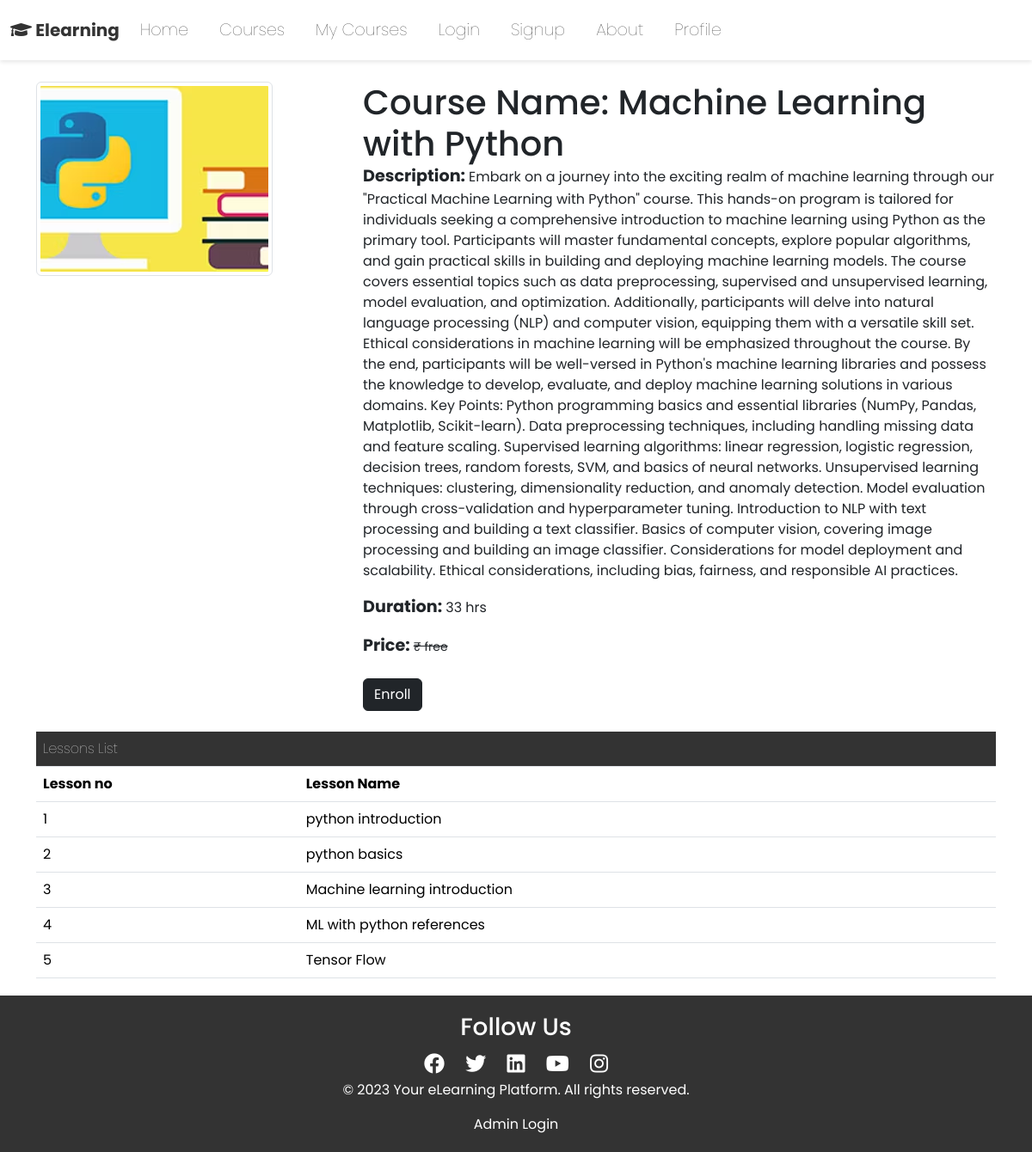
/user/courseDetails.php?course_id=1, run on the app's committed database.
### tables this page shows
CREATE TABLE `courses` (
  `course_id` int(11) NOT NULL,
  `course_name` varchar(50) NOT NULL,
  `course_description` varchar(5000) NOT NULL,
  `course_duration` varchar(50) NOT NULL,
  `course_image` varchar(150) NOT NULL
);

CREATE TABLE `lessons` (
  `lesson_id` int(11) NOT NULL,
  `course_id` int(11) NOT NULL,
  `lesson_name` varchar(500) NOT NULL,
  `lesson_content` varchar(150) NOT NULL,
  `lesson_no` int(11) NOT NULL,
  `lesson_description` varchar(5000) NOT NULL
);

### user/courseDetails.php (the view, shortened to what this page needs)
<?php
include 'header.php';
include '../components/dbConnection.php';
if (isset($_GET['course_id'])) {
    $course_id = $_GET['course_id'];
    $course_query = "SELECT * FROM courses WHERE course_id = $course_id";
    $course_result = mysqli_query($conn, $course_query);
    if ($course_result) {
        $course = mysqli_fetch_assoc($course_result);
        $lessons_query = "SELECT * FROM lessons WHERE course_id = $course_id ORDER BY lesson_no ASC";
        $lessons_result = mysqli_query($conn, $lessons_query);
?>
<!DOCTYPE html>
<html lang="en">
<head>
    <link rel="stylesheet" href="../css/bootstrap.min.css">
</head>
<body>
<div class="container mt-5" style="margin-top: 95px !important;">
    <div class="row">
        <div class="col-md-4">
            <img src="<?php echo $course['course_image']; ?>" alt="..." class="img-thumbnail">
        </div>
        <div class="col-md-8">
            <div class="card-body" style="height: 100%;">
                <h1 class="card-title">Course Name: <?php echo $course['course_name']; ?></h1>
                <p class="card-text"><b style="font-size: larger;">Description: </b><?php echo $course['course_description']; ?></p>
                <p class="card-text"><b style="font-size: larger;">Duration: </b><?php echo $course['course_duration']; ?></p>
                <form action="" method="post">
                    <p class="card-text d-inline"><b style="font-size: larger;">Price: </b><small><del>&#8377 free </del></small></p>
                    <br>
                    <br>
                    <button type="submit" class="btn btn-dark text-white font-weight-bolder float-right" name="enroll">Enroll</button>
                </form>
            </div>
        </div>
    </div>
    <br>
    <table class="table table-hover">
        <tr>
            <th colspan="4" style="background-color: #333; color: white; font-weight: 100;">Lessons List</th>
        </tr>
        <tr>
            <th scope="col">Lesson no</th>
            <th scope="col">Lesson Name</th>
        </tr>
        <tbody>
            <?php
            while ($lesson = mysqli_fetch_assoc($lessons_result)) {
                echo "<tr>";
                echo "<td>" . $lesson['lesson_no'] . "</td>";
                echo "<td>" . $lesson['lesson_name'] . "</td>";
                echo "</tr>";
            }
            ?>
        </tbody>
    </table>
</div>
</body>
</html>
<?php
    } else {
        echo "Error fetching course details.";
    }
} else {
    echo "Course ID not provided.";
}
include 'footer.php';
?>

### user/header.php (style rules this page uses)
* { font-family: 'Poppins', sans-serif; }

### user/footer.php (style rules this page uses)
body { margin: 0; padding: 0; box-sizing: border-box; }

### data on the page
courses: course_image (picture), course_name "Machine Learning with Python", course_description "Embark on a journey into the exciting realm of machine learning through our \"Practical Machine Learning with Python\" course. This hands-on program is tailored for individuals seeking a comprehensive introduction to machine learning using Python as the primary tool. Participants will master fundamental concepts, explore popular algorithms, and gain practical skills in building and deploying machine learning models. The course covers essential topics such as data preprocessing, supervised and unsupervised learning, model evaluation, and optimization. Additionally, participants will delve into natural language processing (NLP) and computer vision, equipping them with a versatile skill set.…", course_duration "33 hrs"
lessons: lesson_no "1", lesson_name "python introduction"
lessons: lesson_no "2", lesson_name "python basics"
lessons: lesson_no "3", lesson_name "Machine learning introduction"
lessons: lesson_no "4", lesson_name "ML with python references"
lessons: lesson_no "5", lesson_name "Tensor Flow"
